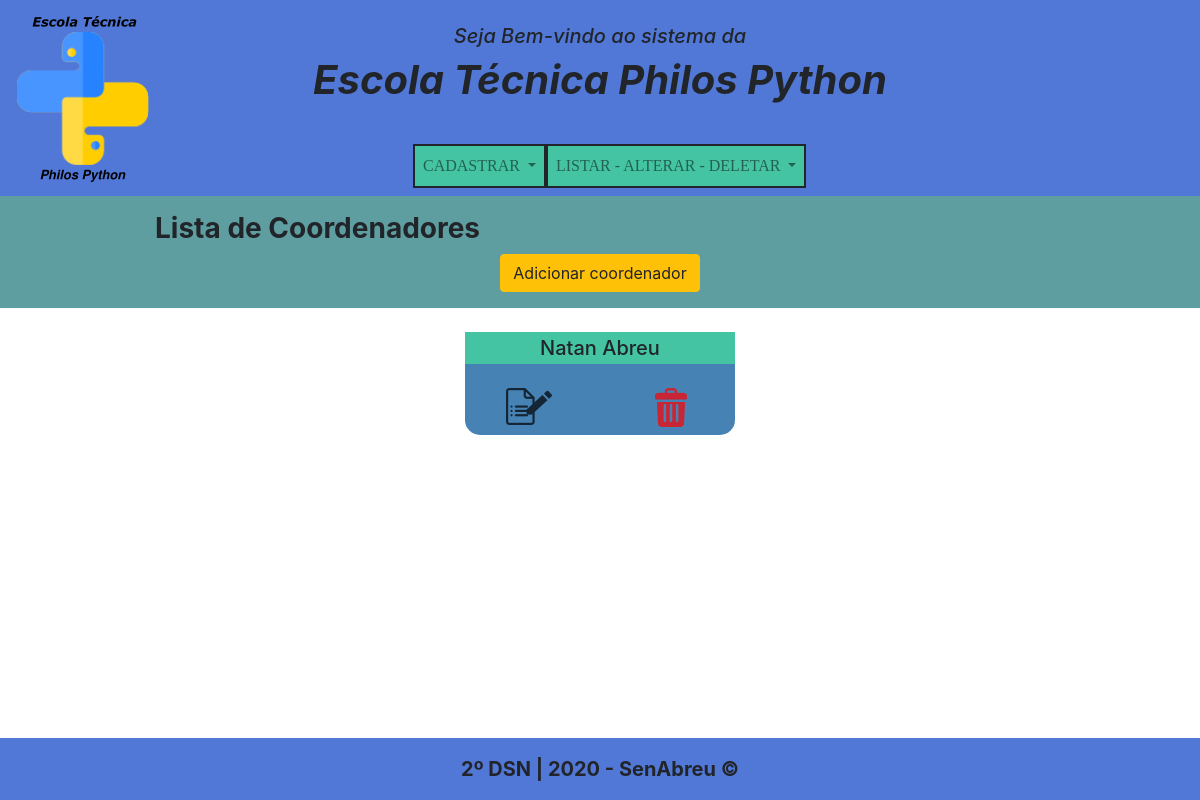
/listaCoordenador/, run on an earlier commit of the app's database.
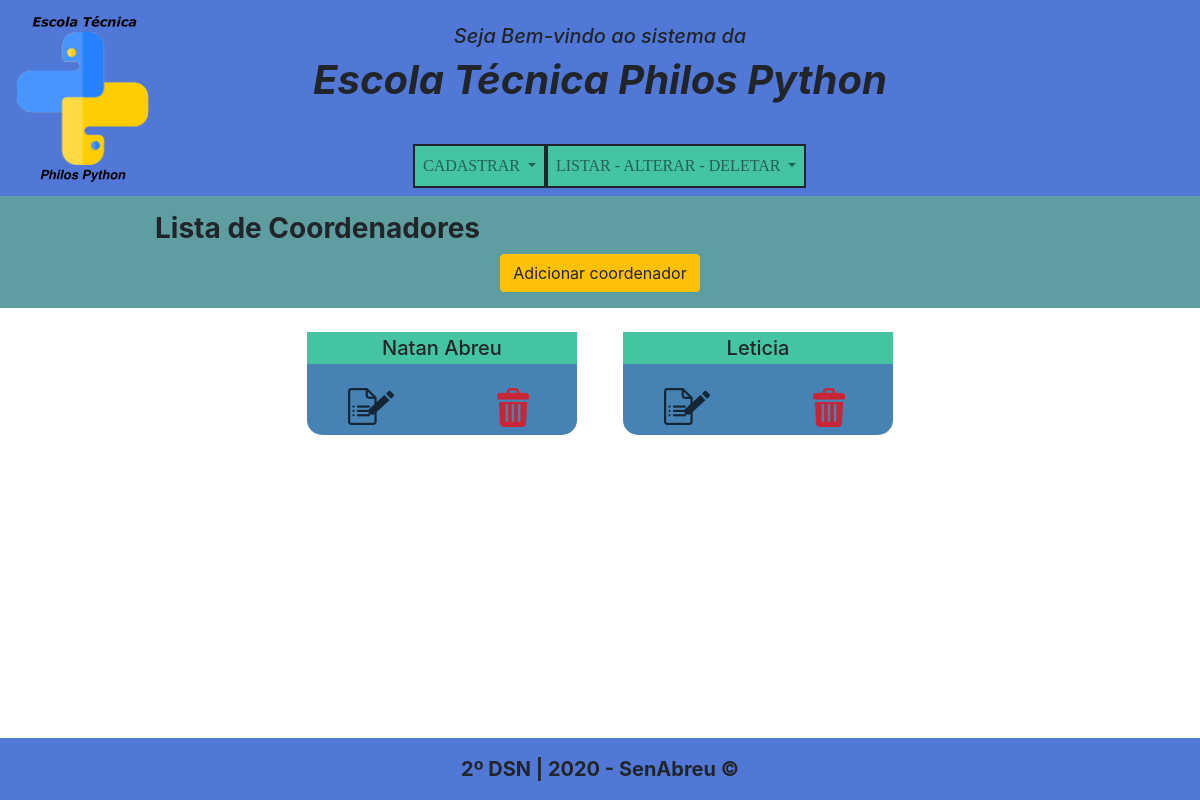
And on a later commit of the database.
### escola/models.py (models this page shows, shortened)
class Coordenador(models.Model):
    ID_Coordenador = models.AutoField(primary_key=True)
    Funcionario = models.ForeignKey(Funcionario, on_delete=models.CASCADE)
    class Meta:
        db_table = 'coordenador'

class Funcionario(models.Model):
    ID_Funcionario = models.AutoField(primary_key=True)
    nome_do_funcionario = models.CharField(max_length=45)
    data_de_nascimento = models.DateField()
    cpf = models.CharField(max_length=45)
    rg = models.CharField(max_length=45)
    telefone = models.CharField(max_length=45)
    salario = models.DecimalField(max_digits=7, decimal_places=2)
    class Meta:
        db_table = 'funcionario'
    def __str__(self):
        return self.nome_do_funcionario

### escola/views.py (the view)
# urls.py: path('listaCoordenador/', listacoord, name="url_listagemCoord"),
def listacoord(request):
    data = {}
    data["Coordenador"] = Coordenador.objects.all()
    return render(request, "Coordenador/listaCoordenador.html", data)

### escola/templates/Coordenador/listaCoordenador.html (shortened to what this page needs)
<!DOCTYPE html>
<html lang="pt-br">
    <head>
        <link rel="stylesheet" href="https://stackpath.bootstrapcdn.com/bootstrap/4.1.3/css/bootstrap.min.css"
>
        {% load static %}
        <link rel="stylesheet" href="{% static '../static/estilo/style.css' %}">
    </head>
    <body>
        <header class="clearfix">
            <figure class="figure pt-3 pl-3 logo">
                <a href="/"><img src="{% static '../static/img/pythonlogo.png' %}" class="figure-img img-fluid rounded float-left" alt="Logo Philos Python"></a>
            </figure>
            <div class="">
                <h5 class="text-center title-1 pt-4">Seja Bem-vindo ao sistema da</h5>
                <h1 class="text-center title-2 pb-4">Escola Técnica Philos Python</h1>
            </div>
            <div>
                <nav class="navbar navbar-expand-lg navbar-light teste">
                    <div class="collapse navbar-collapse teste" id="conteudoNavbarSuportado">
                        <ul class="navbar-nav mr-auto">
                            <li class="nav-item dropdown">
                                <a class="nav-link dropdown-toggle" href="#" id="navbarDropdown" role="button" data-toggle="dropdown" aria-haspopup="true" aria-expanded="false">
                                    CADASTRAR
                                </a>
                            </li>
                            <li class="nav-item dropdown">
                                <a class="nav-link dropdown-toggle" href="#" id="navbarDropdown" role="button" data-toggle="dropdown" aria-haspopup="true" aria-expanded="false">
                                    LISTAR - ALTERAR - DELETAR
                                </a>
                            </li>
                        </ul>
                    </div>
                </nav>
            </div>
        </header>
        <main class="mb-5">
            <div class="container-fluid ">
                <div class="row barra-t px-5 py-3 justify-content-center">
                    <h3 class="col-md-6 col-sm-5 col-12 nome-t">Lista de Coordenadores</h3>
                    <div class="col-md-3 col-lg-4 col-sm-2"></div>
                    <a href="{% url 'url_cadastroCoord' %}" class="">
                        <button type="submit" class="btn btn-warning ">
                            Adicionar coordenador
                        </button>
                    </a>
                </div>
            </div>
            <div class="container-fluid">
                <div class="row justify-content-center">
                    {% for Coordenador in Coordenador %}
                    <div class="col-md-3 text-center mt-4 mb-2 m-2">
                        <div class="items-l mb-3">
                            <h5 class="nome-l p-1">{{ Coordenador.Funcionario }}</h5>
                            <div class="row justify-content-center pt-3 p-2">
                                <div class="col-md-6 col-6">
                                    <a href="{% url 'url_atualizarCoord' Coordenador.ID_Coordenador %}">
                                        <img type="submit" src="{% static '../static/img/edit.png' %}" class="btn-img">
                                    </a>
                                </div>
                                <div class="col-md-6 col-6">
                                    <a href="{% url 'url_deletaCoord' Coordenador.ID_Coordenador %}">
                                        <img type="submit" src="{% static '../static/img/delete.png' %}" class="btn-img">
                                    </a>
                                </div>
                            </div>
                        </div>
                    </div>
                {% endfor %}
                </div>
            </div>
        </main>
        <footer class="container-fluid fixed-bottom">
            <div class="row justify-content-center">
                <p class="footer-p mt-3">2º DSN | 2020 - SenAbreu ©</p>
            </div>
        </footer>
        </body>
</html>

What changed in the data, as far as the page shows it:
added Coordenador: Funcionario "Leticia"
